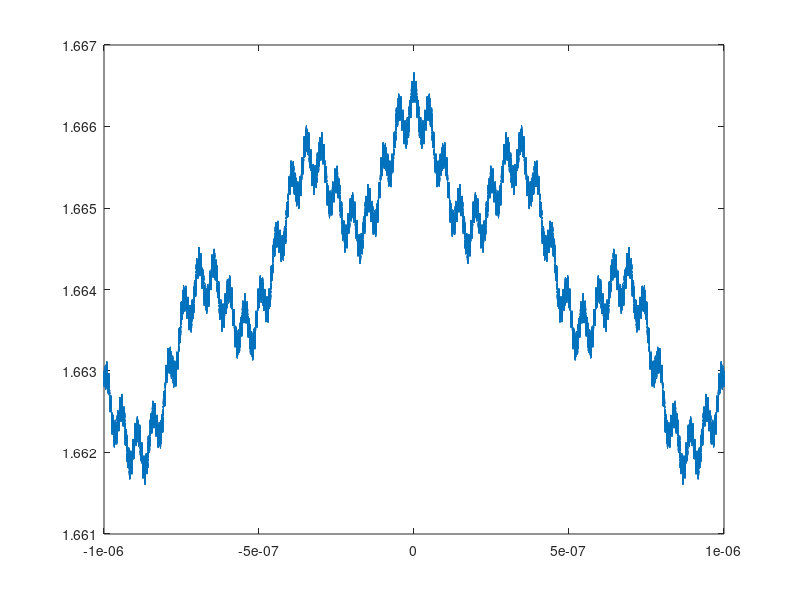

MATLAB code for this plot:
clear; format long;
t=  -0.000001:0.000000000001:0.000001;    n0=50; s=0; a=7; b=0.4;
d=0.000001;

for n=0:n0
   s=s+(b^n)*cos(a^n*pi*t);
   w(1,:)=s; 
end
plot(t,w)